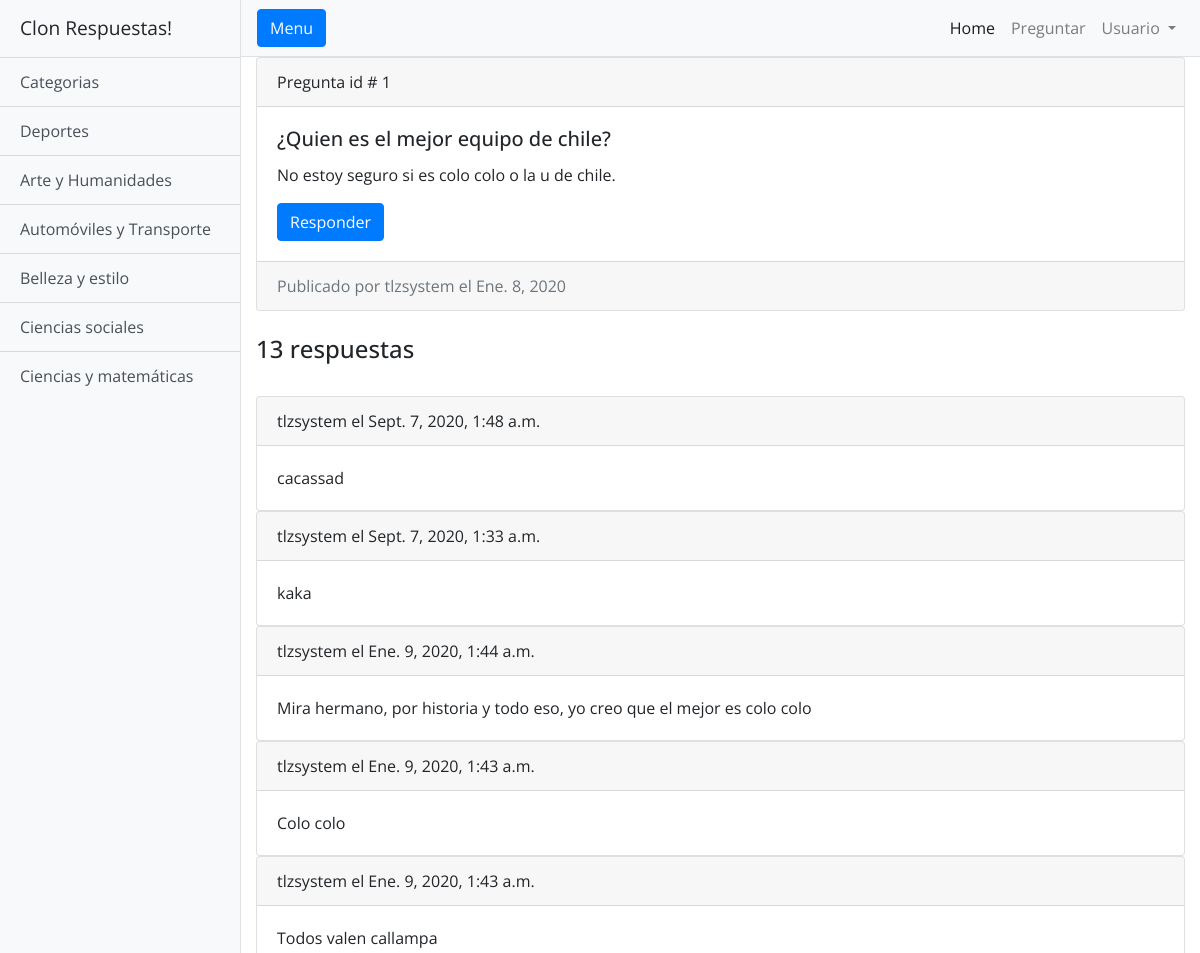
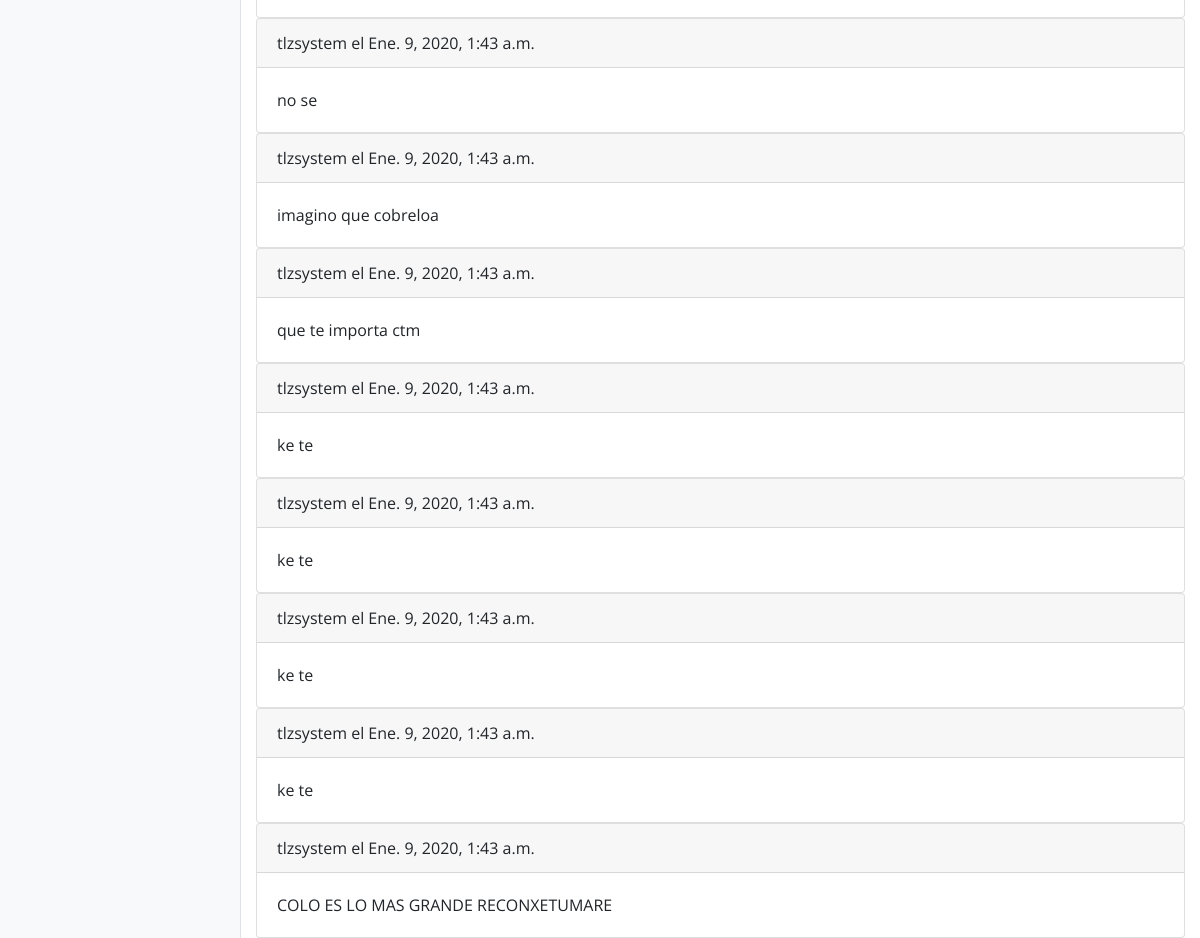
/publicaciones/1, run on the app's committed database (2 pictures, top to bottom).
### categoria/models.py (models this page shows, shortened)
class Categoria(models.Model):
    nombre = models.CharField(max_length=100)
    class Meta:
        verbose_name_plural="Categorias"

### publicacion/models.py (models this page shows)
class Publicacion(models.Model):
    usuario = models.ForeignKey(User, on_delete=models.CASCADE)
    categoria = models.ForeignKey(Categoria, on_delete=models.CASCADE)
    pregunta = models.CharField(max_length=200)
    comentario = models.CharField(max_length=500)
    fecha_publicacion = models.DateField(auto_now_add=True)
    def __str__(self):
        return self.pregunta
    class Meta:
        verbose_name_plural="Publicaciones"

### respuesta/models.py (models this page shows, shortened)
class Respuesta(models.Model):
    publicacion = models.ForeignKey(Publicacion, on_delete=models.CASCADE)
    usuario = models.ForeignKey(User, on_delete=models.CASCADE)
    fecha_respuesta=models.DateField(auto_now_add=True)
    respuesta=models.CharField(max_length=500)
    created = models.DateTimeField(auto_now_add=True)
    class Meta:
        verbose_name_plural="Respuestas"

### publicacion/views.py (the view)
# urls.py: path('publicaciones/<int:pk>', views.PublicacionDetail.as_view(), name= 'publicaciones-detail'),
class PublicacionDetail(DetailView):
    model = Publicacion
    def get_context_data(self, **kwargs):
        context = super(PublicacionDetail, self).get_context_data(**kwargs)
        respuestas = Respuesta.objects.filter(publicacion= self.object.id).order_by('-created')
        context['respuestas'] = respuestas
        return context

### categoria/contex_processors.py (called while the page is built)
def obtener_categorias(request):
    return {'categorias': Categoria.objects.all()}

### templates/publicacion/publicacion_detail.html (shortened to what this page needs)
{% extends "base.html" %}
{% block content %}
<div class="card">
  <div class="card-header">
    Pregunta id # {{object.id}}
  </div>
  <div class="card-body">
    <h5 class="card-title">{{ object }}</h5>
    <p class="card-text">{{ object.comentario }}</p>
      <a href="{%url 'respuesta-create' object.id %}" class="btn btn-primary">Responder</a>
  </div>
      <div class="card-footer text-muted">
        Publicado por {{ object.usuario }} el {{ object.fecha_publicacion }}
  </div>
</div>
<div class="content">
  <br>
  <h4>{{ respuestas.count }} respuestas</h4>
  <br>
  {% for respuesta in respuestas%}
  <div class="card">
    <div class="card-header">
      {{ respuesta.usuario }} el {{ respuesta.created }}
    </div>
    <div class="card-body">
      <p class="card-text">{{ respuesta.respuesta }}</p>
    </div>
</div>
  {%endfor%}
</div>
{% endblock %}

### templates/base.html (shortened to what this page needs)
{% load static %}
<!DOCTYPE html>
<html lang="en">
<head>
  <link rel="stylesheet" href="{% static "vendor/bootstrap/css/bootstrap.min.css"  %}">
  <link rel="stylesheet" href="{% static "css/simple-sidebar.css"  %}">
</head>
<body>
  <div class="d-flex" id="wrapper">
    <div class="bg-light border-right" id="sidebar-wrapper">
      <div class="sidebar-heading">Clon Respuestas! </div>
      <div class="list-group list-group-flush">
        <span class="list-group-item list-group-item-action bg-light">Categorias</span>
        {% for categoria in categorias %}
          <a href="{% url 'publicaciones-by-categoria' categoria.id %}" class="list-group-item list-group-item-action bg-light">{{ categoria.nombre }}</a>
        {% endfor %}
      </div>
    </div>
    <div id="page-content-wrapper">
      <nav class="navbar navbar-expand-lg navbar-light bg-light border-bottom">
        <button class="btn btn-primary" id="menu-toggle">Menu</button>
        <div class="collapse navbar-collapse" id="navbarSupportedContent">
          <ul class="navbar-nav ml-auto mt-2 mt-lg-0">
            <li class="nav-item active">
              <a class="nav-link" href="#">Home <span class="sr-only">(current)</span></a>
            </li>
            <li class="nav-item">
              <a class="nav-link" href="#">Preguntar</a>
            </li>
            {% if user.is_authenticated %}
            <li class="nav-item dropdown">
              <a class="nav-link dropdown-toggle" href="#" id="navbarDropdown" role="button" data-toggle="dropdown" aria-haspopup="true" aria-expanded="false">
                Usuario
              </a>
              <div class="dropdown-menu dropdown-menu-right" aria-labelledby="navbarDropdown">
                <a class="dropdown-item" href="#">Salir</a>
              </div>
            </li>
            {% else %}
            <li class="nav-item dropdown">
              <a class="nav-link dropdown-toggle" href="#" id="navbarDropdown" role="button" data-toggle="dropdown" aria-haspopup="true" aria-expanded="false">
                Usuario
              </a>
            </li>
            {% endif %}
          </ul>
        </div>
      </nav>
      <div class="container-fluid">
        {% block content %}
       {% endblock %}
      </div>
    </div>
  </div>
</body>
</html>

### static/css/simple-sidebar.css (style rules this page uses)
body { overflow-x: hidden; font-family: 'Open Sans', sans-serif; }
#sidebar-wrapper { min-height: 100vh; margin-left: -15rem; -webkit-transition: margin .25s ease-out; -moz-transition: margin .25s ease-out; -o-transition: margin .25s ease-out; transition: margin .25s ease-out; }
#sidebar-wrapper .sidebar-heading { padding: 0.875rem 1.25rem; font-size: 1.2rem; }
#sidebar-wrapper .list-group { width: 15rem; }
#page-content-wrapper { min-width: 100vw; }
@media (min-width: 768px) { #sidebar-wrapper { margin-left: 0; } }
@media (min-width: 768px) { #page-content-wrapper { min-width: 0; width: 100%; } }

### data on the page
Categoria: nombre "Deportes"
Categoria: nombre "Arte y Humanidades"
Categoria: nombre "Automóviles y Transporte"
Categoria: nombre "Belleza y estilo"
Categoria: nombre "Ciencias sociales"
Categoria: nombre "Ciencias y matemáticas"
Publicacion: id "1", pregunta "¿Quien es el mejor equipo de chile?", comentario "No estoy seguro si es colo colo o la u de chile.", usuario "tlzsystem", fecha_publicacion "Ene. 8, 2020"
Respuesta: usuario "tlzsystem", created "Sept. 7, 2020, 1:48 a.m.", respuesta "cacassad"
Respuesta: usuario "tlzsystem", created "Sept. 7, 2020, 1:33 a.m.", respuesta "kaka"
Respuesta: usuario "tlzsystem", created "Ene. 9, 2020, 1:44 a.m.", respuesta "Mira hermano, por historia y todo eso, yo creo que el mejor es colo colo"
Respuesta: usuario "tlzsystem", created "Ene. 9, 2020, 1:43 a.m.", respuesta "Colo colo"
Respuesta: usuario "tlzsystem", created "Ene. 9, 2020, 1:43 a.m.", respuesta "Todos valen callampa"
Respuesta: usuario "tlzsystem", created "Ene. 9, 2020, 1:43 a.m.", respuesta "no se"
Respuesta: usuario "tlzsystem", created "Ene. 9, 2020, 1:43 a.m.", respuesta "imagino que cobreloa"
Respuesta: usuario "tlzsystem", created "Ene. 9, 2020, 1:43 a.m.", respuesta "que te importa ctm"
Respuesta: usuario "tlzsystem", created "Ene. 9, 2020, 1:43 a.m.", respuesta "ke te"
Respuesta: usuario "tlzsystem", created "Ene. 9, 2020, 1:43 a.m.", respuesta "ke te"
Respuesta: usuario "tlzsystem", created "Ene. 9, 2020, 1:43 a.m.", respuesta "ke te"
Respuesta: usuario "tlzsystem", created "Ene. 9, 2020, 1:43 a.m.", respuesta "ke te"
Respuesta: usuario "tlzsystem", created "Ene. 9, 2020, 1:43 a.m.", respuesta "COLO ES LO MAS GRANDE RECONXETUMARE"

### other printed values
{{ respuestas.count }} "13"
